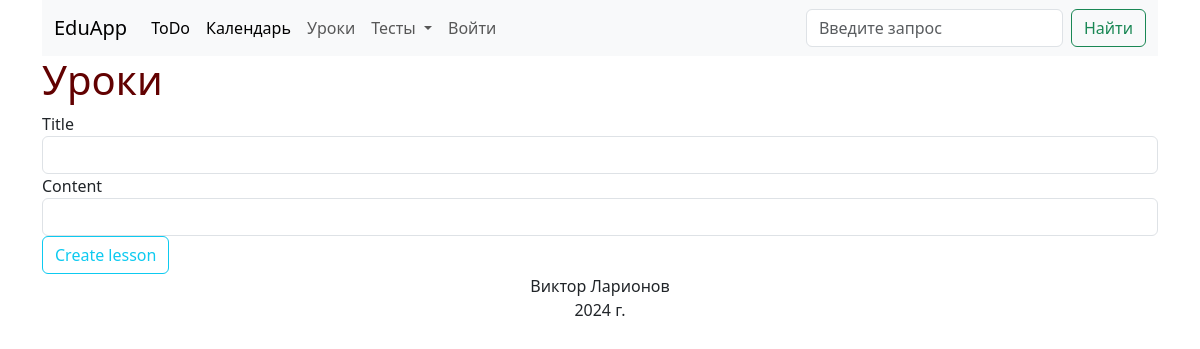
The app's page /lessons, older data.
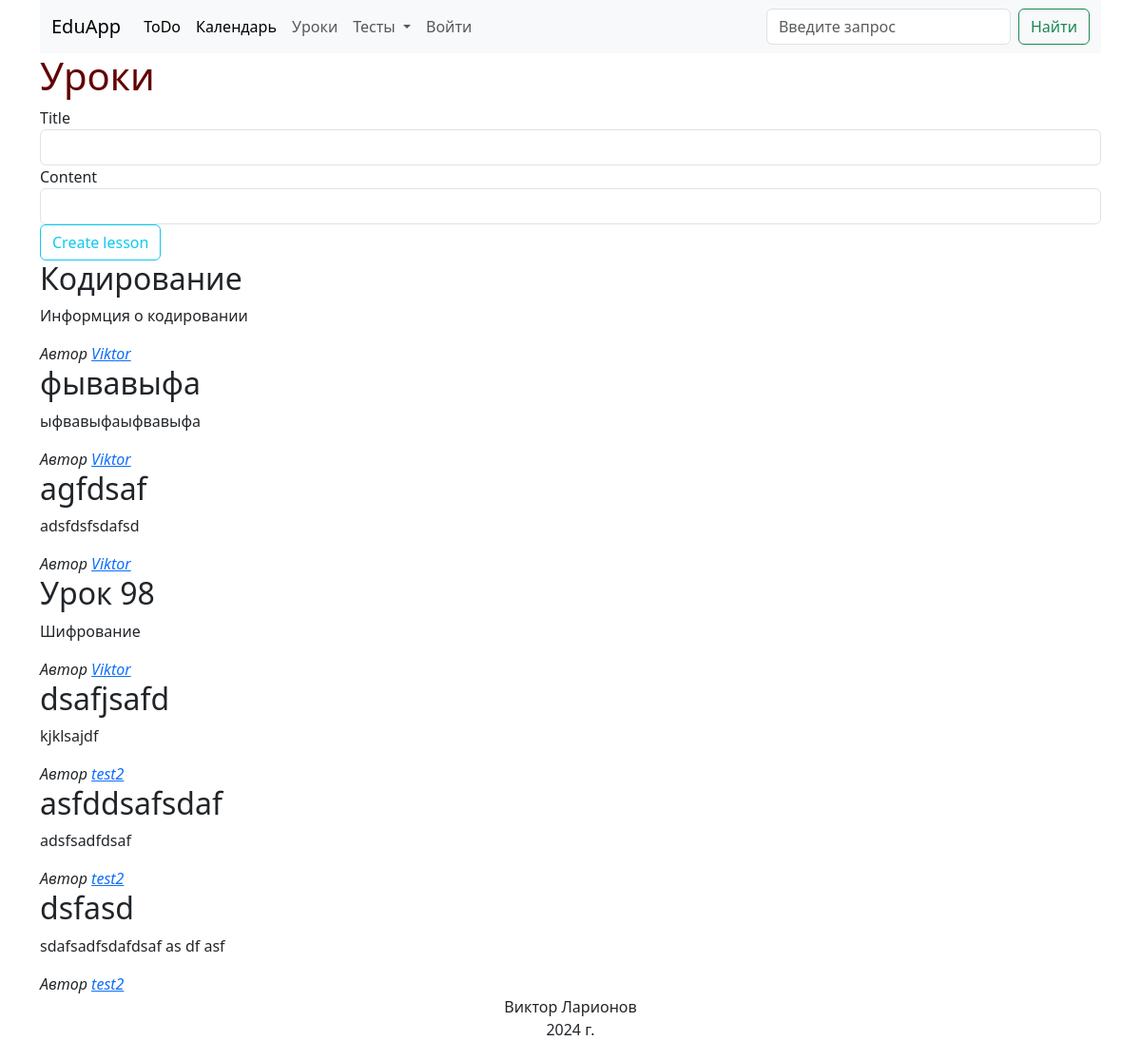
The same page, newer data.
### larik_school/models.py (models this page shows)
class Lesson(db.Model):
    id = db.Column(db.Integer, primary_key=True)
    title = db.Column(db.String(20), nullable=False)
    content = db.Column(db.String, nullable=False)
    user_id = db.Column(db.Integer, db.ForeignKey('user.id'), nullable=False)

class User(db.Model, UserMixin):
    id = db.Column(db.Integer, primary_key=True)
    email = db.Column(db.String, nullable=False, unique=True)
    username = db.Column(db.String, nullable=False)
    password = db.Column(db.String, nullable=False)
    lessons = db.relationship('Lesson', backref='author', lazy=True)
    def __repr__(self):
        return f'Пользователь {self.username}'

### larik_school/routes.py (the view, shortened to what this page needs)
@app.route('/lessons', methods=['GET', 'POST'])
def lessons():
    form = LessonsForm()
    if request.method=='GET':
        lessons = Lesson.query.all()
        for lesson in lessons:
            print(lesson.author)
        return render_template('lessons.html', lessons=lessons, form=form)

### larik_school/forms.py
class LessonsForm(FlaskForm):
    title = StringField('Title', validators=[DataRequired()])
    content = StringField('Content', validators=[DataRequired()])
    submit = SubmitField('Create lesson')

### larik_school/templates/lessons.html (shortened to what this page needs)
{% extends 'base.html' %}
{% block content %}
<h1>Уроки</h1>
<form method="POST">
    {{ form.title.label(class="form-control-label") }}
    {{ form.title(class="form-control") }}
    {{ form.content.label(class="form-control-label") }}
    {{ form.content(class="form-control") }}
    {{ form.submit(class="btn btn-outline-info") }}
</form>
{% for lesson in lessons %}
<h2>{{lesson['title']}}</h2>
<p>{{lesson['content']}}</p>
<i>Автор <a href="\author\{{lesson['author']['id']}}">{{lesson['author']['username']}}</a></i>
{% endfor %}
{% endblock %}

### larik_school/templates/base.html (shortened to what this page needs)
<!DOCTYPE html>
<html lang="en">
<head>
    <link href="https://cdn.jsdelivr.net/npm/bootstrap@5.3.3/dist/css/bootstrap.min.css" rel="stylesheet">
    <link rel="stylesheet" href="{{url_for('static', filename='css/main.css')}}">
</head>
<body>
    <div class="container">
        <nav class="navbar navbar-expand-lg bg-body-tertiary">
            <div class="container-fluid">
              <a class="navbar-brand" href="/">EduApp</a>
              <div class="collapse navbar-collapse" id="navbarSupportedContent">
                <ul class="navbar-nav me-auto mb-2 mb-lg-0">
                  <li class="nav-item">
                    <a class="nav-link active" aria-current="page" href="{{url_for('index')}}">ToDo</a>
                  </li>
                  <li class="nav-item">
                    <a class="nav-link active" aria-current="page" href="{{url_for('calendar')}}">Календарь</a>
                  </li>
                  <li class="nav-item">
                    <a class="nav-link" href="{{url_for('lessons')}}">Уроки</a>
                  </li>
                  <li class="nav-item dropdown">
                    <a class="nav-link dropdown-toggle" href="#" role="button" data-bs-toggle="dropdown" aria-expanded="false">
                        Тесты
                    </a>
                  </li>
                  {% if not current_user.is_authenticated %}
                  <li><a class="nav-link" href="{{url_for('login')}}">Войти</a></li>
                  {% endif %}
                </ul>
                <form class="d-flex" role="search">
                  <input class="form-control me-2" type="search" placeholder="Введите запрос" aria-label="Search">
                  <button class="btn btn-outline-success" type="submit">Найти</button>
                </form>
              </div>
            </div>
          </nav>
        {% block content %} {% endblock %}
        <footer>
            Виктор Ларионов <br> 2024 г.
        </footer>
    </div>
  </body>
</html>

### larik_school/static/css/main.css (style rules this page uses)
h1 { color: rgb(98, 1, 1); }
footer { text-align: center; }

Row changes from the older to the newer data that the page shows:
added Lesson: title "Кодирование", content "Информция о кодировании", author.username "Viktor"
added Lesson: title "фывавыфа", content "ыфвавыфаыфвавыфа", author.username "Viktor"
added Lesson: title "agfdsaf", content "adsfdsfsdafsd", author.username "Viktor"
added Lesson: title "Урок 98", content "Шифрование", author.username "Viktor"
added Lesson: title "dsafjsafd", content "kjklsajdf", author.username "test2"
added Lesson: title "asfddsafsdaf", content "adsfsadfdsaf", author.username "test2"
added Lesson: title "dsfasd", content "sdafsadfsdafdsaf as df asf", author.username "test2"
